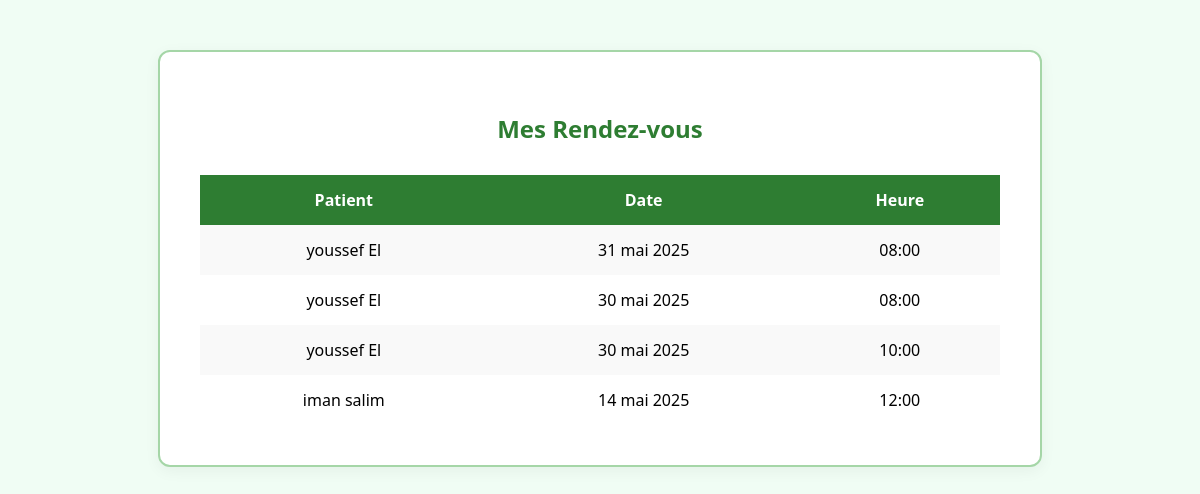
Page /core/medecin/rendezvous/ (signed in) on the committed database.
### core/models.py (models this page shows, shortened)
class RendezVous(models.Model):
    patient = models.ForeignKey(Patient, on_delete=models.CASCADE)
    medecin = models.ForeignKey(Medecin, on_delete=models.CASCADE)
    date = models.DateField()
    heure = models.TimeField()
    statut = models.CharField(max_length=50)

class Utilisateur(AbstractUser):
    telephone = models.CharField(max_length=20)
    adresse = models.CharField(max_length=255)
    cin = models.CharField(max_length=20)
    ville = models.CharField(max_length=100)
    genre = models.CharField(max_length=1, choices=GENRE_CHOICES)

### core/views.py (the view)
# urls.py: path('medecin/rendezvous/', views.visualiser_rendezvous_view, name='visualiser_rendezvous'),
@login_required
def visualiser_rendezvous_view(request):
    try:
        medecin = request.user.medecin
    except:
        return redirect('home')  # ou afficher un message
    rendezvous = RendezVous.objects.filter(medecin=medecin).order_by('-date')
    return render(request, 'core/visualiser_rendezvous.html', {'rendezvous': rendezvous})

### core/templates/core/visualiser_rendezvous.html (shortened to what this page needs)
<div class="container">
  <h2>Mes Rendez-vous</h2>
  <table>
    <tr>
      <th>Patient</th>
      <th>Date</th>
      <th>Heure</th>
    </tr>
    {% for rdv in rendezvous %}
    <tr>
      <td>{{ rdv.patient.first_name }} {{ rdv.patient.last_name }}</td>
      <td>{{ rdv.date }}</td>
      <td>{{ rdv.heure }}</td>
    </tr>
    {% empty %}
    <tr>
      <td colspan="3" class="empty-message">Aucun rendez-vous trouvé.</td>
    </tr>
    {% endfor %}
  </table>
</div>

### core/templates/core/visualiser_rendezvous.html (style rules this page uses)
.container { max-width: 800px; margin: 50px auto; background-color: white; padding: 40px; border-radius: 12px; box-shadow: 0 4px 15px rgba(0, 0, 0, 0.05); border: 2px solid #a5d6a7; }
h2 { text-align: center; color: #2e7d32; margin-bottom: 30px; }
table { width: 100%; border-collapse: collapse; font-size: 16px; }
th, td { padding: 14px; text-align: center; }
th { background-color: #2e7d32; color: white; }
tr:nth-child(even) { background-color: #f9f9f9; }

### rows in the picture
RendezVous: patient.first_name "youssef", patient.last_name "El", date "31 mai 2025", heure "08:00"
RendezVous: patient.first_name "youssef", patient.last_name "El", date "30 mai 2025", heure "08:00"
RendezVous: patient.first_name "youssef", patient.last_name "El", date "30 mai 2025", heure "10:00"
RendezVous: patient.first_name "iman", patient.last_name "salim", date "14 mai 2025", heure "12:00"
